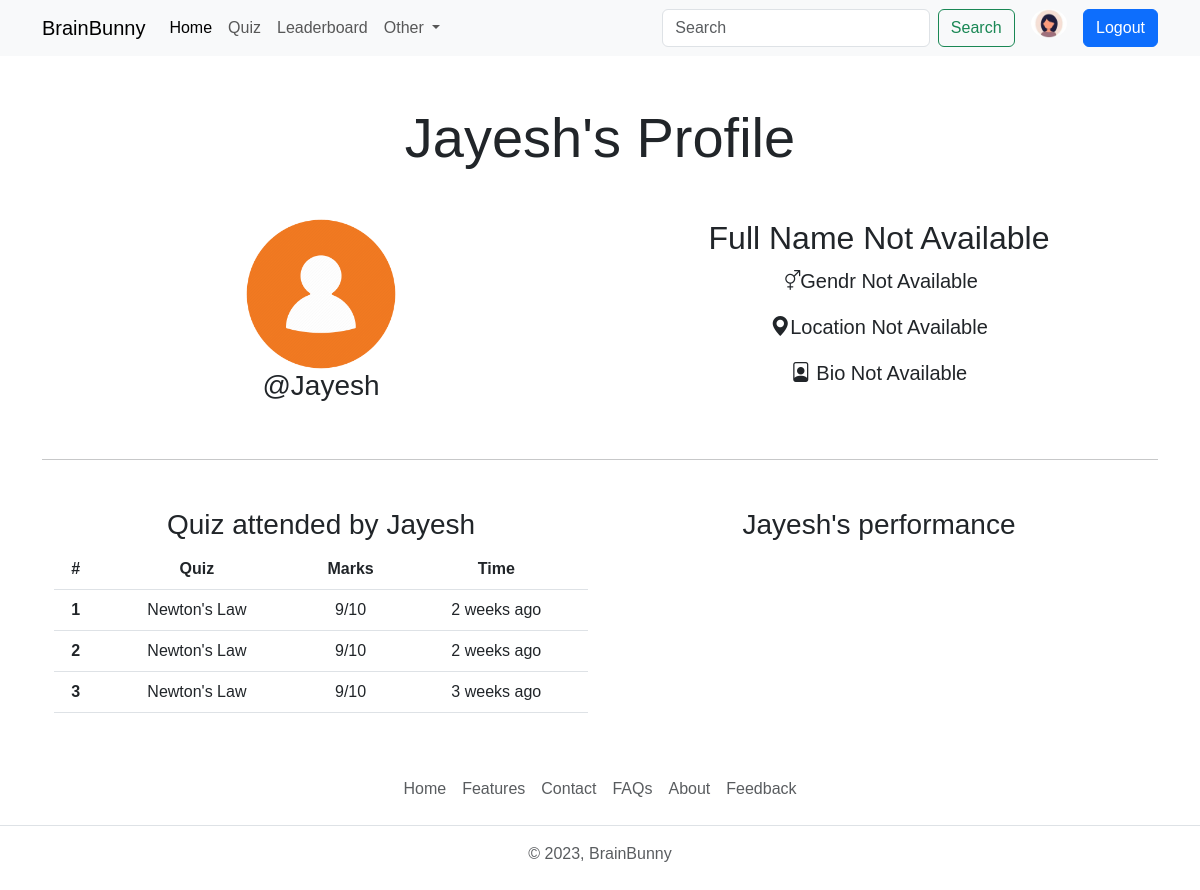
The app's page /user/profile/Jayesh (signed in), older data.
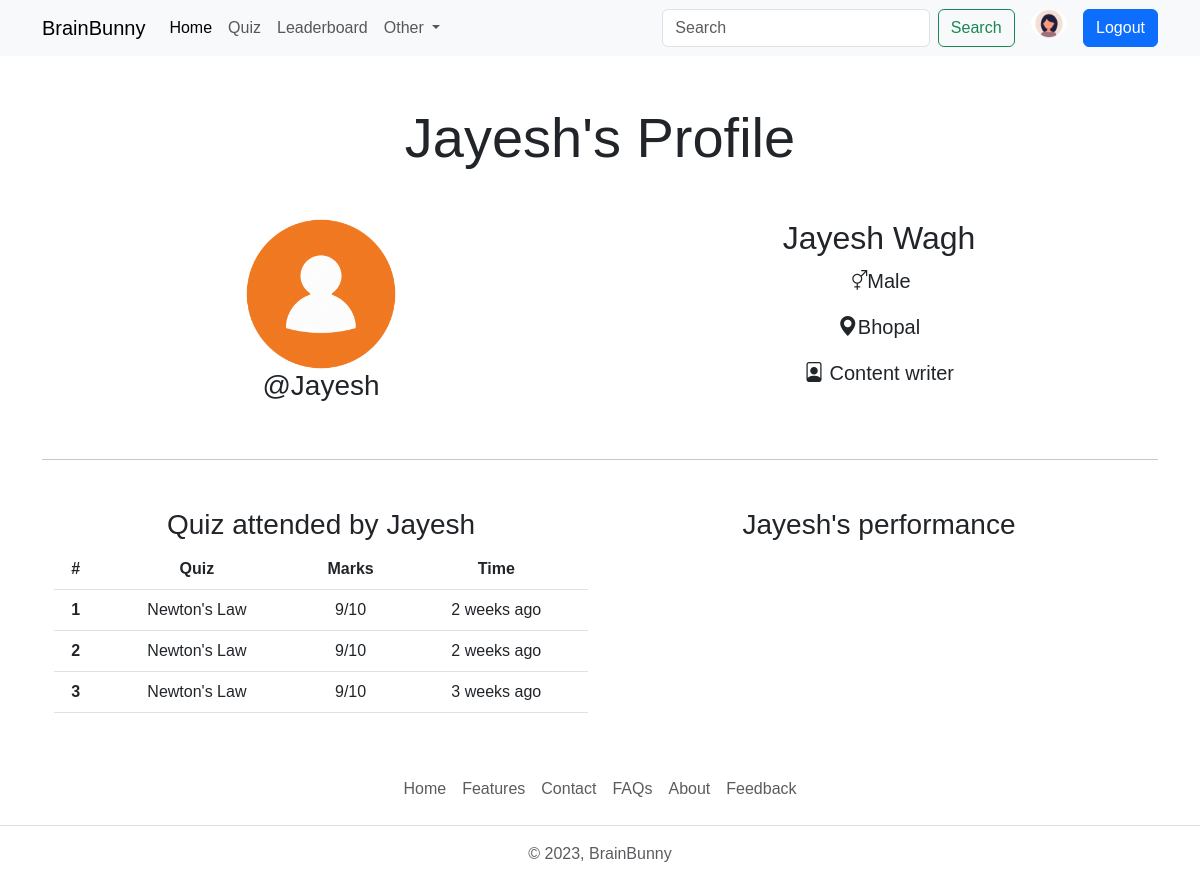
The same page, newer data.
### account/models.py (models this page shows, shortened)
class Profile(models.Model):
    user=models.OneToOneField(User,on_delete=models.CASCADE,null=True,verbose_name='User Object') #verbose name
    bio = models.TextField(blank=True,null=True)
    profile_img=models.ImageField(upload_to='profile_images',default='user.png',blank=True,null=True,verbose_name='Profile Pic')
    location=models.CharField(max_length=100,blank=True,null=True)
    GENDER=(
        ('Male','Male'),
        ('Female','Female'),
        ('Other','Other'),
    )
    gender=models.CharField(max_length=6,choices=GENDER,blank=True,null=True)

### account/views.py (the view)
# urls.py: path('profile/<str:username>',views.profile,name='profile'),
@login_required(login_url='login')
def profile(request,username):
    user_object2=User.objects.get(username=username);
    user_profile2=Profile.objects.get(user=user_object2)
    user_object = User.objects.get(username=request.user)
    user_profile =Profile.objects.get(user=user_object)
    context={"user_profile":user_profile2,"user_profile2": user_profile}
    return render(request,"profile.html",context)

### templates/profile.html (shortened to what this page needs)
{% extends "index.html" %}
{% load static %}
{% block content %}
    <h1 class="display-4 text-center my-5">{{user_profile.user.username}}'s Profile</h1>
    <div class="container text-center">
        <div class="container text-center my-4">
            <div class="row row-cols-sm-1 row-cols-md-2">
                <div class="col-12">
                    <img src="{{user_profile.profile_img.url}}" class="rounded-circle" alt="user-profile" width="150" height="150">
                    <h2 class="fs-3">@{{user_profile.user.username}}</h2>
                </div>
                <div class="col-12">
                    <h2>{{user_profile.user.first_name | default:"Full Name Not Available"}} {{user_profile.user.last_name}} </h2>
                    <p class="fs-5"><i class="bi bi-gender-ambiguous"></i>{{user_profile.gender|default:"Gendr Not Available"}}</p>
                    <p class="fs-5"><i class="bi bi-geo-alt-fill"></i>{{user_profile.location | default:"Location Not Available"}}</p>
                    <p class="fs-5"><i class="bi bi-file-person"></i> {{user_profile.bio | default:"Bio Not Available"}}</p>
                </div>
            </div>
        </div>
        <hr class="my-5">
        <div class="container">
            <div class="row row-cols-sm-1 row-cols-md-1 row-cols-lg-2">
                <div class="col-12">
                    <h3>Quiz attended by {{user_profile.user.username}}</h3>
                    <table class="table">
                        <thead>
                            <tr>
                                <th scope="col">#</th>
                                <th scope="col">Quiz</th>
                                <th scope="col">Marks</th>
                                <th scope="col">Time</th>
                            </tr>
                        </thead>
                        <tbody>
                            <tr>
                                <th scope="row">1</th>
                                <td>Newton's Law</td>
                                <td>9/10</td>
                                <td>2 weeks ago</td>
                            </tr>
                            <tr>
                                <th scope="row">2</th>
                                <td>Newton's Law</td>
                                <td>9/10</td>
                                <td>2 weeks ago</td>
                            </tr>
                            <tr>
                                <th scope="row">3</th>
                                <td>Newton's Law</td>
                                <td>9/10</td>
                                <td>3 weeks ago</td>
                            </tr>
                        </tbody>
                    </table>
                </div>
                <div class="col-12">
                    <h3>{{user_profile.user.username }}'s performance</h3>
                </div>
            </div>
        </div>
    </div>
{% endblock content %}

Row changes from the older to the newer data that the page shows:
changed Profile "Jayesh": user.first_name "Full Name Not Available" → "Jayesh"; user.last_name (not shown) → "Wagh"; gender "Gendr Not Available" → "Male"; location "Location Not Available" → "Bhopal"; bio "Bio Not Available" → "Content writer"
